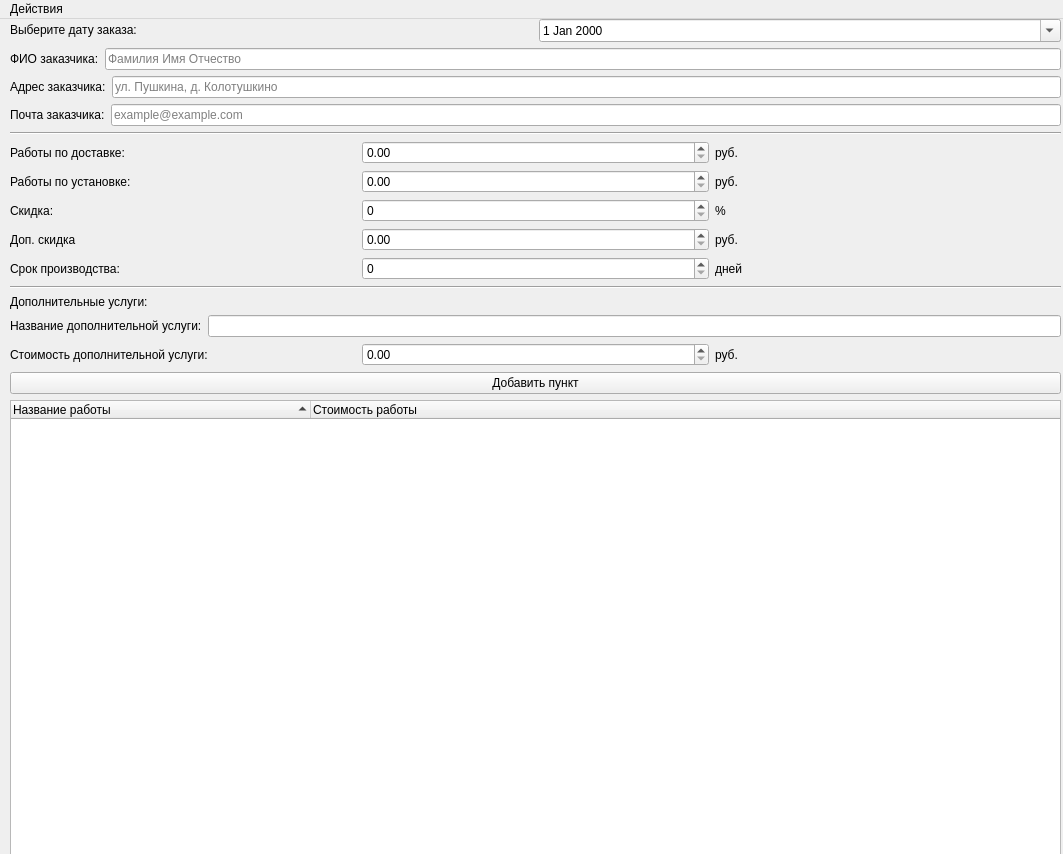
<?xml version="1.0" encoding="UTF-8"?>
<ui version="4.0">
 <class>MainWindow</class>
 <widget class="QMainWindow" name="MainWindow">
  <property name="windowModality">
   <enum>Qt::ApplicationModal</enum>
  </property>
  <property name="geometry">
   <rect>
    <x>0</x>
    <y>0</y>
    <width>1063</width>
    <height>854</height>
   </rect>
  </property>
  <property name="sizePolicy">
   <sizepolicy hsizetype="Preferred" vsizetype="Expanding">
    <horstretch>0</horstretch>
    <verstretch>0</verstretch>
   </sizepolicy>
  </property>
  <property name="windowTitle">
   <string>MainWindow</string>
  </property>
  <widget class="QWidget" name="centralwidget">
   <property name="sizePolicy">
    <sizepolicy hsizetype="Expanding" vsizetype="Expanding">
     <horstretch>0</horstretch>
     <verstretch>0</verstretch>
    </sizepolicy>
   </property>
   <widget class="QWidget" name="gridLayoutWidget">
    <property name="geometry">
     <rect>
      <x>10</x>
      <y>0</y>
      <width>1051</width>
      <height>1071</height>
     </rect>
    </property>
    <layout class="QGridLayout" name="gridLayout">
     <property name="sizeConstraint">
      <enum>QLayout::SetDefaultConstraint</enum>
     </property>
     <item row="5" column="0">
      <widget class="Line" name="line_2">
       <property name="orientation">
        <enum>Qt::Horizontal</enum>
       </property>
      </widget>
     </item>
     <item row="0" column="0">
      <layout class="QVBoxLayout" name="verticalLayout">
       <item>
        <layout class="QHBoxLayout" name="horizontalLayout">
         <item>
          <widget class="QLabel" name="label">
           <property name="sizePolicy">
            <sizepolicy hsizetype="Minimum" vsizetype="Maximum">
             <horstretch>0</horstretch>
             <verstretch>0</verstretch>
            </sizepolicy>
           </property>
           <property name="text">
            <string>Выберите дату заказа:</string>
           </property>
           <property name="alignment">
            <set>Qt::AlignLeading|Qt::AlignLeft|Qt::AlignVCenter</set>
           </property>
          </widget>
         </item>
         <item>
          <widget class="QDateEdit" name="dateEdit">
           <property name="wrapping">
            <bool>false</bool>
           </property>
           <property name="accelerated">
            <bool>false</bool>
           </property>
           <property name="calendarPopup">
            <bool>true</bool>
           </property>
          </widget>
         </item>
        </layout>
       </item>
      </layout>
     </item>
     <item row="4" column="0">
      <layout class="QVBoxLayout" name="verticalLayout_3">
       <item>
        <layout class="QHBoxLayout" name="horizontalLayout_3">
         <item>
          <layout class="QHBoxLayout" name="horizontalLayout_7">
           <item>
            <widget class="QLabel" name="label_5">
             <property name="text">
              <string>Работы по доставке:</string>
             </property>
            </widget>
           </item>
           <item>
            <widget class="QDoubleSpinBox" name="doubleSpinBox_2">
             <property name="maximum">
              <double>999999.000000000000000</double>
             </property>
            </widget>
           </item>
           <item>
            <widget class="QLabel" name="label_10">
             <property name="sizePolicy">
              <sizepolicy hsizetype="Preferred" vsizetype="Minimum">
               <horstretch>0</horstretch>
               <verstretch>0</verstretch>
              </sizepolicy>
             </property>
             <property name="text">
              <string>руб.</string>
             </property>
            </widget>
           </item>
          </layout>
         </item>
        </layout>
       </item>
       <item>
        <layout class="QHBoxLayout" name="horizontalLayout_8">
         <item>
          <widget class="QLabel" name="label_6">
           <property name="text">
            <string>Работы по установке:</string>
           </property>
          </widget>
         </item>
         <item>
          <widget class="QDoubleSpinBox" name="doubleSpinBox">
           <property name="maximum">
            <double>999999.000000000000000</double>
           </property>
          </widget>
         </item>
         <item>
          <widget class="QLabel" name="label_9">
           <property name="sizePolicy">
            <sizepolicy hsizetype="Preferred" vsizetype="Minimum">
             <horstretch>0</horstretch>
             <verstretch>0</verstretch>
            </sizepolicy>
           </property>
           <property name="text">
            <string>руб.</string>
           </property>
          </widget>
         </item>
        </layout>
       </item>
       <item>
        <layout class="QHBoxLayout" name="horizontalLayout_9">
         <item>
          <widget class="QLabel" name="label_7">
           <property name="text">
            <string>Скидка:</string>
           </property>
          </widget>
         </item>
         <item>
          <widget class="QSpinBox" name="spinBox">
           <property name="maximum">
            <number>100</number>
           </property>
          </widget>
         </item>
         <item>
          <widget class="QLabel" name="label_8">
           <property name="text">
            <string>%</string>
           </property>
          </widget>
         </item>
        </layout>
       </item>
       <item>
        <layout class="QHBoxLayout" name="horizontalLayout_14">
         <item>
          <widget class="QLabel" name="label_18">
           <property name="text">
            <string>Доп. скидка</string>
           </property>
          </widget>
         </item>
         <item>
          <widget class="QDoubleSpinBox" name="doubleSpinBox_4">
           <property name="maximum">
            <double>999999.000000000000000</double>
           </property>
          </widget>
         </item>
         <item>
          <widget class="QLabel" name="label_19">
           <property name="text">
            <string>руб.</string>
           </property>
          </widget>
         </item>
        </layout>
       </item>
       <item>
        <layout class="QHBoxLayout" name="horizontalLayout_10">
         <item>
          <widget class="QLabel" name="label_11">
           <property name="text">
            <string>Срок производства:</string>
           </property>
          </widget>
         </item>
         <item>
          <widget class="QSpinBox" name="spinBox_2">
           <property name="maximum">
            <number>999999</number>
           </property>
          </widget>
         </item>
         <item>
          <widget class="QLabel" name="label_12">
           <property name="text">
            <string>дней</string>
           </property>
          </widget>
         </item>
        </layout>
       </item>
      </layout>
     </item>
     <item row="3" column="0">
      <widget class="Line" name="line">
       <property name="orientation">
        <enum>Qt::Horizontal</enum>
       </property>
      </widget>
     </item>
     <item row="6" column="0">
      <layout class="QVBoxLayout" name="verticalLayout_4">
       <item>
        <widget class="QLabel" name="label_13">
         <property name="text">
          <string>Дополнительные услуги:</string>
         </property>
        </widget>
       </item>
       <item>
        <layout class="QVBoxLayout" name="verticalLayout_5">
         <item>
          <layout class="QHBoxLayout" name="horizontalLayout_13">
           <item>
            <widget class="QLabel" name="label_15">
             <property name="text">
              <string>Название дополнительной услуги:</string>
             </property>
            </widget>
           </item>
           <item>
            <widget class="QLineEdit" name="lineEdit_5"/>
           </item>
          </layout>
         </item>
         <item>
          <layout class="QHBoxLayout" name="horizontalLayout_11">
           <item>
            <widget class="QLabel" name="label_14">
             <property name="text">
              <string>Стоимость дополнительной услуги:</string>
             </property>
            </widget>
           </item>
           <item>
            <widget class="QDoubleSpinBox" name="doubleSpinBox_3">
             <property name="maximum">
              <double>999999.000000000000000</double>
             </property>
            </widget>
           </item>
           <item>
            <widget class="QLabel" name="label_16">
             <property name="text">
              <string>руб.</string>
             </property>
            </widget>
           </item>
          </layout>
         </item>
        </layout>
       </item>
       <item>
        <widget class="QPushButton" name="pushButton">
         <property name="text">
          <string>Добавить пункт</string>
         </property>
        </widget>
       </item>
       <item>
        <layout class="QHBoxLayout" name="horizontalLayout_4">
         <item>
          <widget class="QTreeWidget" name="treeWidget">
           <property name="verticalScrollBarPolicy">
            <enum>Qt::ScrollBarAsNeeded</enum>
           </property>
           <property name="horizontalScrollBarPolicy">
            <enum>Qt::ScrollBarAsNeeded</enum>
           </property>
           <property name="sizeAdjustPolicy">
            <enum>QAbstractScrollArea::AdjustToContents</enum>
           </property>
           <property name="autoExpandDelay">
            <number>-1</number>
           </property>
           <property name="indentation">
            <number>25</number>
           </property>
           <attribute name="headerCascadingSectionResizes">
            <bool>false</bool>
           </attribute>
           <attribute name="headerDefaultSectionSize">
            <number>300</number>
           </attribute>
           <attribute name="headerHighlightSections">
            <bool>false</bool>
           </attribute>
           <attribute name="headerShowSortIndicator" stdset="0">
            <bool>true</bool>
           </attribute>
           <column>
            <property name="text">
             <string>Название работы</string>
            </property>
           </column>
           <column>
            <property name="text">
             <string>Стоимость работы</string>
            </property>
           </column>
          </widget>
         </item>
        </layout>
       </item>
      </layout>
     </item>
     <item row="2" column="0">
      <layout class="QVBoxLayout" name="verticalLayout_2">
       <item>
        <layout class="QHBoxLayout" name="horizontalLayout_5">
         <item>
          <widget class="QLabel" name="label_2">
           <property name="text">
            <string>ФИО заказчика:</string>
           </property>
          </widget>
         </item>
         <item>
          <widget class="QLineEdit" name="lineEdit">
           <property name="text">
            <string/>
           </property>
           <property name="placeholderText">
            <string>Фамилия Имя Отчество</string>
           </property>
          </widget>
         </item>
        </layout>
       </item>
       <item>
        <layout class="QHBoxLayout" name="horizontalLayout_2">
         <item>
          <widget class="QLabel" name="label_3">
           <property name="text">
            <string>Адрес заказчика:</string>
           </property>
          </widget>
         </item>
         <item>
          <widget class="QLineEdit" name="lineEdit_2">
           <property name="placeholderText">
            <string>ул. Пушкина, д. Колотушкино</string>
           </property>
          </widget>
         </item>
        </layout>
       </item>
       <item>
        <layout class="QHBoxLayout" name="horizontalLayout_6">
         <item>
          <widget class="QLabel" name="label_4">
           <property name="text">
            <string>Почта заказчика:</string>
           </property>
          </widget>
         </item>
         <item>
          <widget class="QLineEdit" name="lineEdit_3">
           <property name="placeholderText">
            <string>example@example.com</string>
           </property>
          </widget>
         </item>
        </layout>
       </item>
      </layout>
     </item>
     <item row="7" column="0">
      <layout class="QVBoxLayout" name="verticalLayout_6">
       <item>
        <widget class="QRadioButton" name="radioButton">
         <property name="text">
          <string>Менеджер 1</string>
         </property>
         <property name="checked">
          <bool>true</bool>
         </property>
        </widget>
       </item>
       <item>
        <widget class="QRadioButton" name="radioButton_2">
         <property name="text">
          <string>Менеджер 2</string>
         </property>
        </widget>
       </item>
       <item>
        <layout class="QHBoxLayout" name="horizontalLayout_12">
         <item>
          <widget class="QPushButton" name="pushButton_2">
           <property name="text">
            <string>Выгрузить бланк на диск</string>
           </property>
          </widget>
         </item>
         <item>
          <widget class="QPushButton" name="pushButton_3">
           <property name="text">
            <string>Отправить бланк на почту</string>
           </property>
          </widget>
         </item>
        </layout>
       </item>
      </layout>
     </item>
    </layout>
   </widget>
  </widget>
  <widget class="QMenuBar" name="menuBar">
   <property name="geometry">
    <rect>
     <x>0</x>
     <y>0</y>
     <width>1063</width>
     <height>36</height>
    </rect>
   </property>
   <property name="autoFillBackground">
    <bool>true</bool>
   </property>
   <property name="defaultUp">
    <bool>true</bool>
   </property>
   <widget class="QMenu" name="menuAction">
    <property name="title">
     <string>Действия</string>
    </property>
    <addaction name="action_price"/>
    <addaction name="separator"/>
    <addaction name="action_xml"/>
   </widget>
   <addaction name="menuAction"/>
  </widget>
  <action name="action_price">
   <property name="text">
    <string>Загрузить цены</string>
   </property>
  </action>
  <action name="action_xml">
   <property name="text">
    <string>Загрузить xml</string>
   </property>
  </action>
 </widget>
 <resources/>
 <connections/>
</ui>
